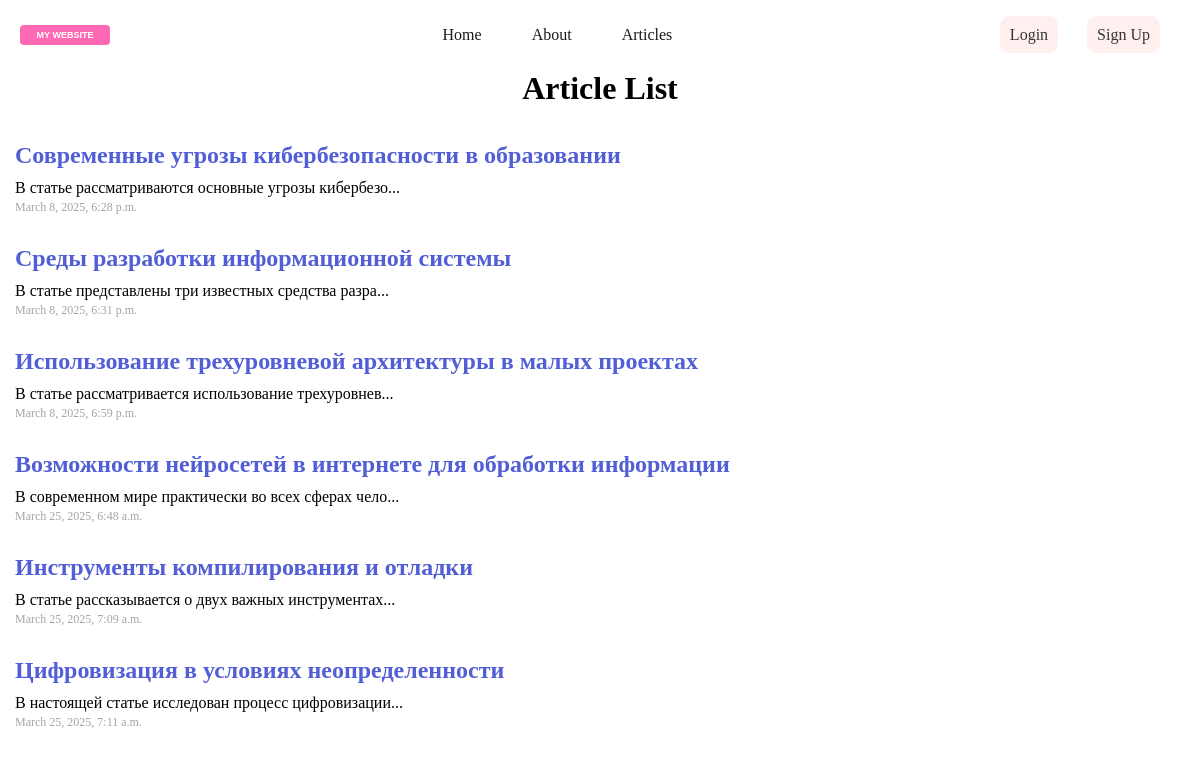
The app's page /articles/ with its own data.
### articles/models.py (models this page shows, shortened)
class Article(models.Model):
    title = models.CharField(max_length=200)
    slug = models.SlugField(unique=True)
    body = models.TextField()
    date = models.DateTimeField(auto_now_add=True)
    thumbnail = models.ImageField(upload_to='image/', blank=True, default='default.jpg')
    def snippet(self):
        return self.body[0:50] + '...'

### articles/views.py (the view)
# urls.py: path('', views.article_list, name='articles'),
def article_list(request):
    articles = Article.objects.all().order_by('date')
    return render(request, 'articles/article_list.html', {'articles': articles})

### articles/templates/articles/article_list.html (shortened to what this page needs)
{% extends "base_layout.html" %}
{% block content %}
<body>
<main>
    <div class="articles">
        <h1>Article List</h1>
        {% for element in articles %}
            <div class="article__item">
                <h2>
                    <a href="{% url 'article_detail' slug=element.slug %}">
                        {{ element.title }}
                    </a>
                </h2>
                <div>
                    {{ element.snippet }}
                </div>
                <time>
                    {{ element.date }}
                </time>
            </div>
        {% endfor %}
    </div>
</main>
</body>
{% endblock content %}

### mysite/templates/base_layout.html (shortened to what this page needs)
{% load static %}
<!DOCTYPE html>
<html lang="en">
<head>
    <link rel="stylesheet" href="{% static '/css/style.css' %}">
</head>
<body>
<header>
    <nav class="navigation">
        <img src="{% static 'img/logo.svg' %}" alt="">
        <ul class="navigation__list">
            <li class="navigation__list-item">
                <a href="{% url 'homepage' %}">Home</a>
            </li>
            <li class="navigation__list-item">
                <a href="{% url 'about' %}">About</a>
            </li>
            <li class="navigation__list-item">
                <a href="{% url 'articles' %}">Articles</a>
            </li>
        </ul>
        <ul class="nav-form">
            {% if user.is_authenticated %}
            <li>
                <form class="form-logout" action="{% url 'logout' %}" method="post">
                    {% csrf_token %}
                    <button type="submit">Logout</button>
                </form>
            </li>
            {% else %}
            <li>
                <a href="{% url 'login' %}">Login</a>
                <a href="{% url 'signup' %}">Sign Up</a>
            </li>
            {% endif %}
        </ul>
    </nav>
</header>
    {% block content %}{% endblock content %}
</body>
</html>

### static/css/style.css (style rules this page uses)
*, *::before *::after { box-sizing: border-box; }
body, p, h1, h2, h3, h4, h5, ul { margin: 0; }
ul { list-style: none; padding: 0; }
h1 { text-align: center; margin-bottom: 20px; }
.articles { display: flex; flex-direction: column; }
.article__item { padding: 15px; }
.article__item h2 { margin-bottom: 10px; }
.article__item a { text-decoration: none; cursor: pointer; color: #515ed5; }
.article__item time { font-size: 12px; color: #a6a3a3; }
.navigation { display: flex; justify-content: space-between; align-items: center; padding: 20px 15px; }
.navigation img { width: 100px; }
.navigation__list { display: flex; }
.navigation__list-item a { display: inline-block; text-decoration: none; cursor: pointer; color: #1b1b1b; margin-right: 50px; }
.navigation__list-item:last-child a { margin-right: 0; }
.nav-form { display: flex; }
.nav-form a { margin-right: 25px; text-decoration: none; cursor: pointer; background: #ffefef; padding: 10px; border-radius: 10px; color: #353535; }

### records on screen
Article: title "Современные угрозы кибербезопасности в образовании", snippet "В статье рассматриваются основные угрозы кибербезо...", date "March 8, 2025, 6:28 p.m."
Article: title "Среды разработки информационной системы", snippet "В статье представлены три известных средства разра...", date "March 8, 2025, 6:31 p.m."
Article: title "Использование трехуровневой архитектуры в малых проектах", snippet "В статье рассматривается использование трехуровнев...", date "March 8, 2025, 6:59 p.m."
Article: title "Возможности нейросетей в интернете для обработки информации", snippet "В современном мире практически во всех сферах чело...", date "March 25, 2025, 6:48 a.m."
Article: title "Инструменты компилирования и отладки", snippet "В статье рассказывается о двух важных инструментах...", date "March 25, 2025, 7:09 a.m."
Article: title "Цифровизация в условиях неопределенности", snippet "В настоящей статье исследован процесс цифровизации...", date "March 25, 2025, 7:11 a.m."
